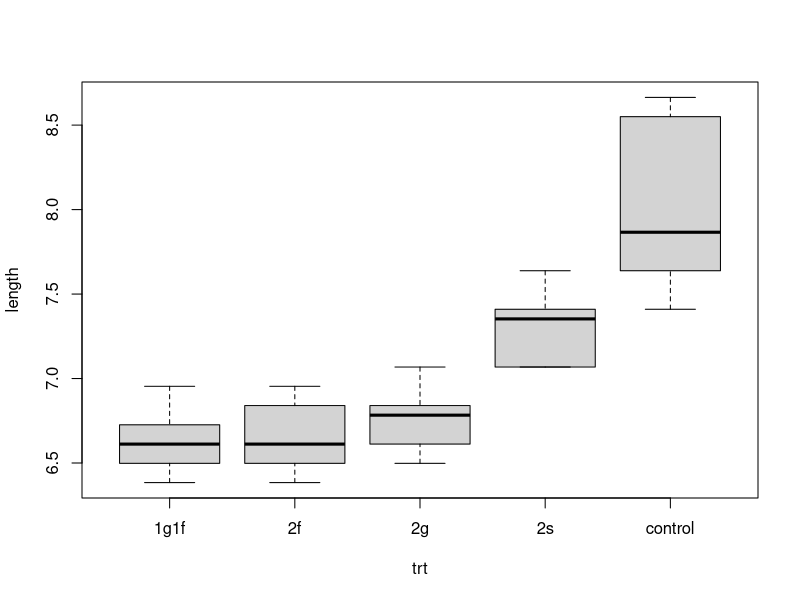

R code for this plot:

## ST512 
## Author: Prof Ryan Martin (www4.stat.ncsu.edu/~rmartin)
## R code for pea plant growth versus sugar treatment example

install.packages("emmeans")
library(emmeans)

# Read in data, print, draw basic plot

pea <- read.table(file="data/pea.txt", header=TRUE)
head(pea)

# Create a factor version of the variable, save to data set pea

pea$trt <- factor(pea$trt)

# Basic numerical & graphical summaries

table(pea$trt)
plot(length ~ trt, data=pea)
tapply(pea$length, pea$trt, mean)
tapply(pea$length, pea$trt, sd)

# One-way ANOVA model fit

pea.lm <- lm(length ~ trt, data=pea)
summary(pea.lm)
anova(pea.lm)

# Comparing different treatment level means w/ contrasts

levels(pea$trt) 

# w1 = avg(sugars) vs control

w1 <- c(0.25, 0.25, 0.25, 0.25, -1)

pea.emm <- emmeans(pea.lm, 'trt')
pea.contr <- contrast(pea.emm, list("avg_vs_control"=w1)) 
summary(pea.contr, infer=c(TRUE, TRUE)) 

# w2 = 1g1f vs avg(2g, 2f)
# w3 = 2f vs 2s

w2 = c(1, -0.5, -0.5, 0, 0)       
w3 <- c(0, 1, 0, -1, 0)   

W <- list("avg_vs_control"=w1, "gf_vs_avg"=w2, "f_vs_s"=w3)
pea.contr <- contrast(pea.emm, W)
summary(pea.contr, infer=c(TRUE, TRUE)) 

# Is there an effect within sugars?

w1 <- c(1, -1, 0, 0, 0)
w2 <- c(0, 1, -1, 0, 0)
w3 <- c(0, 0, 1, -1, 0)

W.sugar <- list("1_vs_2"=w1, "2_vs_3"=w2, "3_vs_4"=w3)
pea.contr.sugar <- contrast(pea.emm, W.sugar)
test(pea.contr.sugar, joint=TRUE)

# Full partition of sum of squares
# You don't need to understand this code (it's hard to understand!)
# This is just so you can see the full SS partition in a table

contrasts(pea$trt) <- cbind(w1, w2, w3, w4=c(0.25, 0.25, 0.25, 0.25, -1))
cnames <- list("1g1f_vs_2f"=1,
               "2g_vs_2g"=2,
               "2g_vs_2s"=3,
               "avg_vs_control"=4
               )
o.orth <- aov(length ~ trt, data=pea)
summary(o.orth, split=list(trt=cnames))
